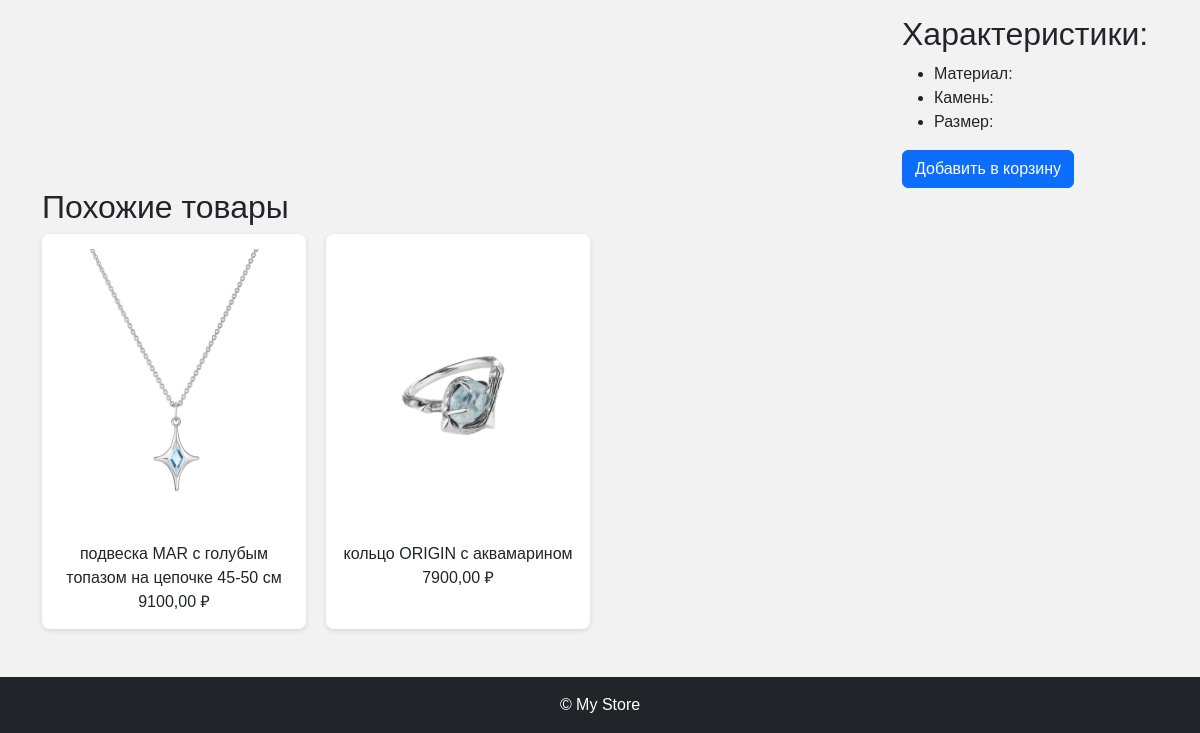
/product/1/ (lower part), run on an earlier commit of the app's database.
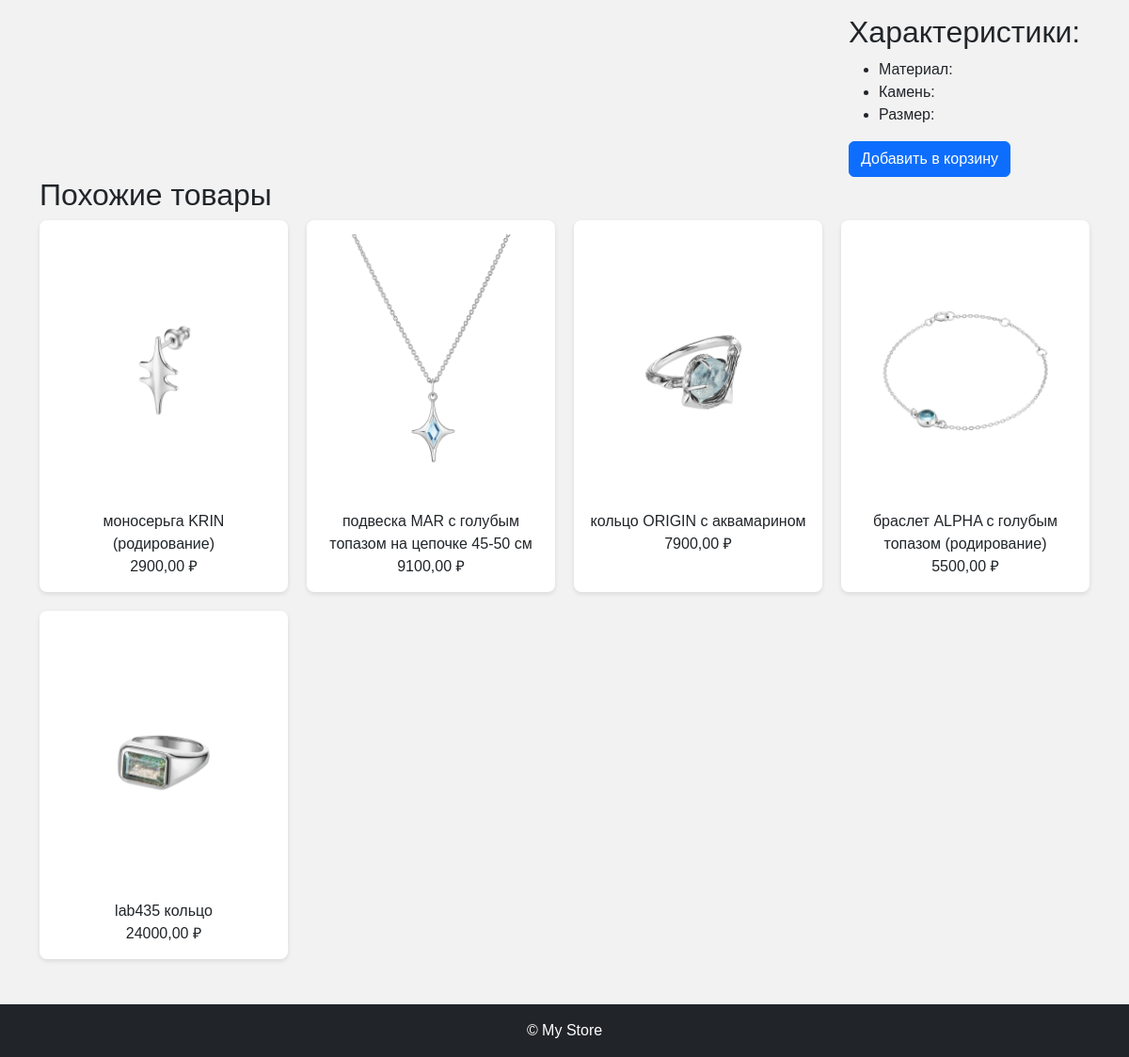
And on a later commit of the database.
### members/models.py (models this page shows, shortened)
class Product(models.Model):
    name = models.CharField(max_length=255)
    description = models.TextField()
    price = models.DecimalField(max_digits=10, decimal_places=2)
    category = models.ForeignKey(Category, related_name='products', on_delete=models.CASCADE)
    status = models.CharField(max_length=50, default='available')
    objects = models.Manager()
    available = AvailableProductsManager()
    class Meta:
        ordering = ['-price']
    class Meta:
        verbose_name = "Товар"
        verbose_name_plural = "Товары"

class ProductImg(models.Model):
    product = models.ForeignKey(Product, related_name='images', on_delete=models.CASCADE)
    img = models.ImageField(upload_to='product_images/', null=True, blank=True)
    class Meta:
        verbose_name = "Фото товара"
        verbose_name_plural = "Фото товаров"

### members/views.py (the view)
# urls.py: path('product/<int:pk>/', views.ProductDetailView.as_view(), name='product_detail'),
class ProductDetailView(View):
    def get(self, request, pk):
        product = get_object_or_404(Product, pk=pk)
        recommended_products = Product.objects.exclude(pk=pk).order_by('?')[:5]
        return render(request, 'product_detail.html', {
            'product': product,
            'recommended_products': recommended_products,
        })

### templates/product_detail.html (shortened to what this page needs)
{% extends "base.html" %}
{% load static %}
{% block content %}
<div class="product-full-card">
    <div class="additional-images">
    </div>
    <div class="product-card-info">
        <div class="product-info">
            <h2>Характеристики:</h2>
            <ul>
                <li>Материал: {{ product.material }}</li>
                <li>Камень: {{ product.gemstone }}</li>
                <li>Размер: {{ product.size }}</li>
            </ul>
            <form action="{% url 'add_to_cart' product.id %}" method="post">
                <button type="submit" class="btn btn-primary">Добавить в корзину</button>
            </form>
        </div>
    </div>
</div>
<section class="recommended-products">
    <h2>Похожие товары</h2>
    <div class="grid">
        {% for recommended_product in recommended_products %}
            <div class="product-card">
                {% if recommended_product.images.all %}
                    <img src="{{ recommended_product.images.all.0.img.url }}" alt="{{ recommended_product.name }}">
                {% else %}
                    <img src="https://via.placeholder.com/300x200"  alt="Нет изображения">
                {% endif %}
                <div>{{ recommended_product.name }}</div>
                <div>{{ recommended_product.price }} ₽</div>
            </div>
        {% empty %}
            <p>Нет рекомендаций.</p>
        {% endfor %}
    </div>
</section>
{% endblock %}

What changed in the data, as far as the page shows it:
added Product: images.all.0.img (picture), name "моносерьга KRIN (родирование)", price "2900,00"
added Product: images.all.0.img (picture), name "браслет ALPHA с голубым топазом (родирование)", price "5500,00"
added Product: images.all.0.img (picture), name "lab435 кольцо", price "24000,00"
